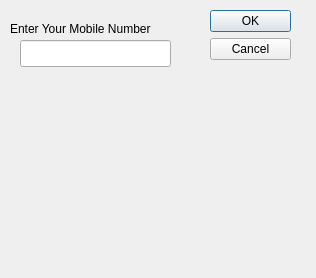
<?xml version="1.0" encoding="UTF-8"?>
<ui version="4.0">
 <class>SendText</class>
 <widget class="QDialog" name="SendText">
  <property name="geometry">
   <rect>
    <x>0</x>
    <y>0</y>
    <width>316</width>
    <height>278</height>
   </rect>
  </property>
  <property name="windowTitle">
   <string>Dialog</string>
  </property>
  <widget class="QDialogButtonBox" name="buttonBox">
   <property name="geometry">
    <rect>
     <x>210</x>
     <y>10</y>
     <width>81</width>
     <height>71</height>
    </rect>
   </property>
   <property name="orientation">
    <enum>Qt::Vertical</enum>
   </property>
   <property name="standardButtons">
    <set>QDialogButtonBox::Cancel|QDialogButtonBox::Ok</set>
   </property>
  </widget>
  <widget class="QLineEdit" name="MobileNum">
   <property name="geometry">
    <rect>
     <x>20</x>
     <y>40</y>
     <width>151</width>
     <height>27</height>
    </rect>
   </property>
  </widget>
  <widget class="QLabel" name="label">
   <property name="geometry">
    <rect>
     <x>10</x>
     <y>20</y>
     <width>181</width>
     <height>17</height>
    </rect>
   </property>
   <property name="text">
    <string>Enter Your Mobile Number</string>
   </property>
  </widget>
 </widget>
 <resources/>
 <connections>
  <connection>
   <sender>buttonBox</sender>
   <signal>accepted()</signal>
   <receiver>SendText</receiver>
   <slot>accept()</slot>
   <hints>
    <hint type="sourcelabel">
     <x>248</x>
     <y>254</y>
    </hint>
    <hint type="destinationlabel">
     <x>157</x>
     <y>274</y>
    </hint>
   </hints>
  </connection>
  <connection>
   <sender>buttonBox</sender>
   <signal>rejected()</signal>
   <receiver>SendText</receiver>
   <slot>reject()</slot>
   <hints>
    <hint type="sourcelabel">
     <x>316</x>
     <y>260</y>
    </hint>
    <hint type="destinationlabel">
     <x>286</x>
     <y>274</y>
    </hint>
   </hints>
  </connection>
 </connections>
</ui>
